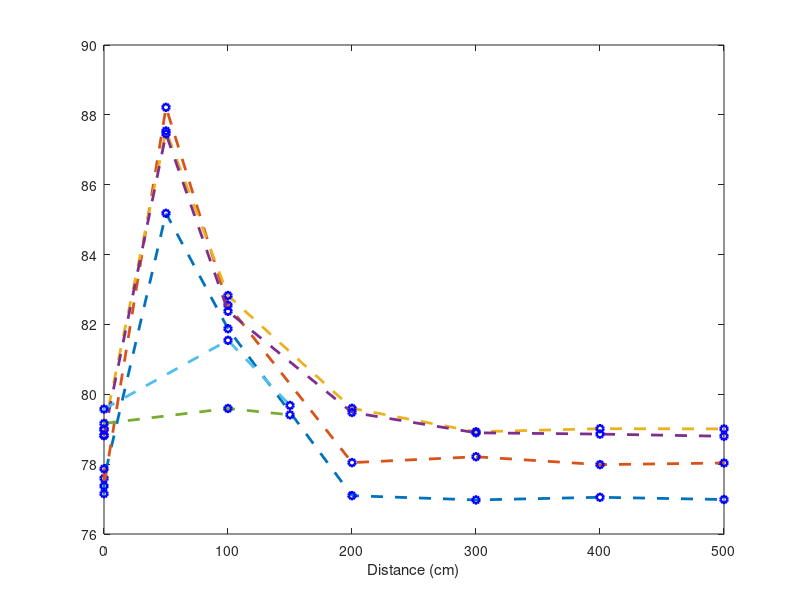

Source code (MATLAB): (Note: this script raises an error after producing the figure.)
% Description : The script prints the mean SPL levels for 500ms signal durarions obatined using rms_amplitude_500ms.m files in to a latex table format
% Note        : The script requires latexTable.m (downloaded from matlab file exchange) to be in the matlab path. 
%             : One should manually change the names of the captions manulally in the latex Table
% Author      : Vijay Kiran Gidla (joy4u18@gmail.com)
%%
clc;
clearvars;
close all;


%% Professor Bo Schenkman (2010)
T_anc_500_mean_left   =[77.1534   77.5924   85.1818   81.8774   77.0972   76.9754   77.0513   76.9872]';
T_anc_500_mean_right  =[77.8657   77.3739   88.2156   82.5503   78.0437   78.2114   77.9858   78.0329]';
T_conf_500_mean_left  =[79.0034   78.9930   87.5388   82.8272   79.5978   78.9263   79.0157   79.0090]';
T_conf_500_mean_right =[78.8165   78.8239   87.4570   82.3766   79.4812   78.8977   78.8603   78.7983]';

%% Professor Bo Schenkman (2011)
T_lec_500_mean_left  =[79.1653   79.5940   79.4123]';
T_lec_500_mean_right =[79.5770   81.5449   79.6811]';

%%
distance = [0.01 0.01 50 100 200 300 400 500];
T_input=[T_anc_500_mean_left T_anc_500_mean_right T_conf_500_mean_left T_conf_500_mean_right];

figure
plot(distance,T_input,'--o',...
    'LineWidth',2,...
    'MarkerSize',5,...
    'MarkerEdgeColor','b')
hold on

distance = [0.01 100 150];
T_input=[T_lec_500_mean_left T_lec_500_mean_right];
plot(distance,T_input,'--o',...
    'LineWidth',2,...
    'MarkerSize',5,...
    'MarkerEdgeColor','b')
xlabel('Distance (cm)');
h=gca;
h.XTick=[0:50:500];
ylabel('SPL(dBA)');

legend('Anechoic Left Ear','Anechoic Right Ear','Conference Left Ear','Conference Right Ear',...
    'Lecture Left Ear','Lecture Right Ear');


